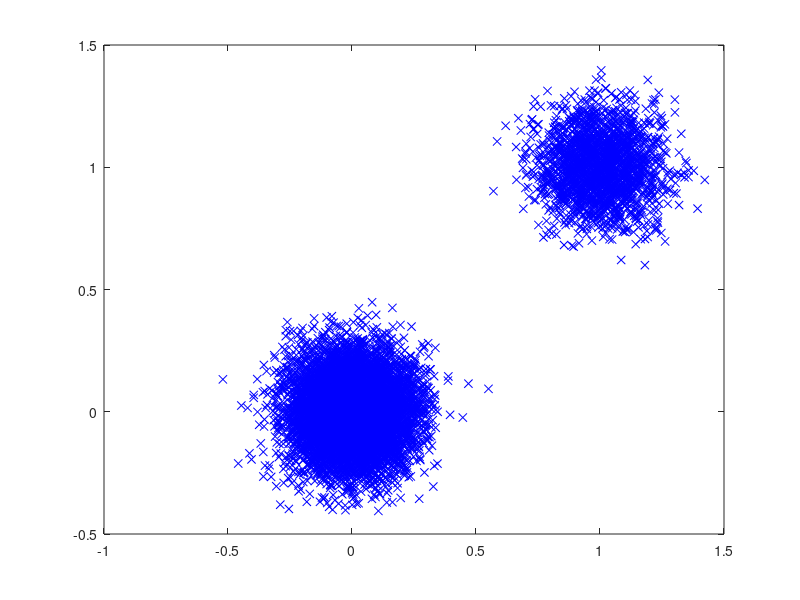

Write MATLAB code to recreate this figure. (Note: this script raises an error after producing the figure.)
% Unit test for the functionals f1, f2, f3

% add required functions
addpath ../helper

N = 10000;
dims = 2;

p1 = 0.8;
p2 = 1 - p1;
sigma = 0.1 + 0.05*rand();

B = double( rand(N, 1) < p1);
X = bsxfun(@times, sigma*randn(N, dims), B) + ...
    bsxfun(@times, 1 + sigma*randn(N, dims), 1-B);
close all;
plot(X(:,1), X(:,2), 'bx');
fprintf('Sigma: %f\n', sigma);

T1 = f1(X);
T2 = f2(X);
T3 = f3(X);
T4 = f4(X);

S1 = p2*dims;
S2 = dims*(p1*sigma^2 + p2*(1 + sigma^2) );
S3 = (dims -2) * p2;
S4 = (dims -1) * (1+sigma^2) * p2; 

fprintf('Empirical values: f1: %f, f2: %f, f3: %f, f4: %f\n', T1, T2, T3, T4);
fprintf('True values     : f1: %f, f2: %f, f3: %f, f4: %f\n', S1, S2, S3, S4);

% Test for evalLogLiklExp1.m
fprintf('\nTest for evalLogLiklExp1.m\n');
RES = 100;
t = linspace(-3, 4, RES);
[T1, T2] = meshgrid(t, t);
th = [T1(:), T2(:)];
[loglikl, f_vals] = evalLogLiklExp1(th, sigma, p1, p2);
likl = exp(loglikl);
Likl = reshape(likl, RES, RES);
figure; contour(T1, T2, Likl);
fprintf('Area under curve: %f\n', numerical_2D_integration_wrap(th, likl));
f_vals,

% Another test for evalLogLiklExp1
fprintf('\nAnother test for evalLogLiklExp1.m\n');
dims = 10;
Pts = randn(0,dims);
X = gendata(N, dims, sigma, p1);
[~, f_vals] = evalLogLiklExp1(Pts, sigma, p1, p2);
T1 = f1(X);
T2 = f2(X);
T3 = f3(X);
T4 = f4(X);
fprintf('Empirical values: f1: %f, f2: %f, f3: %f, f4: %f\n', T1, T2, T3, T4);
f_vals,

